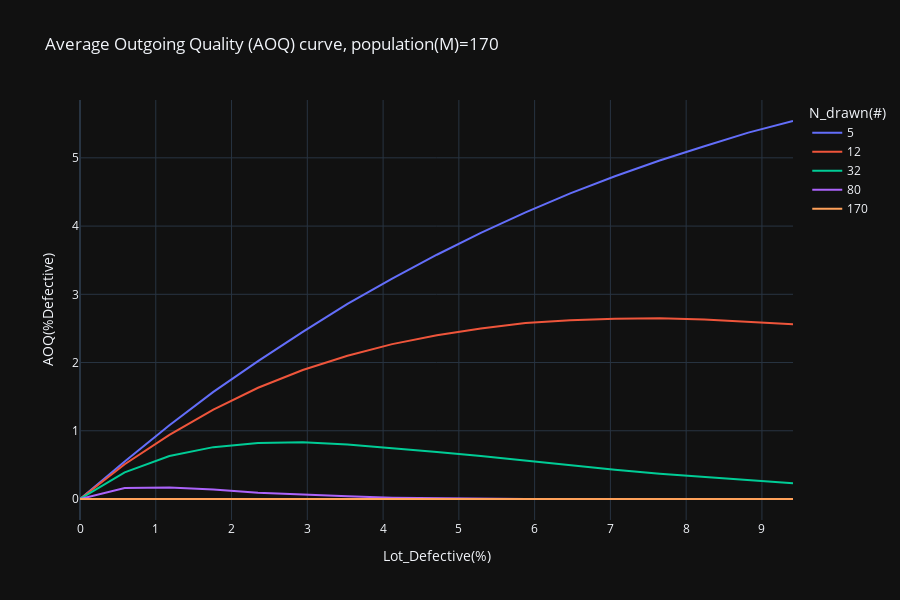

Source (notebook cell):
### Markdown cell above
AOQ curve

### Code cell
fig2 = px.line(df, x='Lot_Defective', y='AOQ', color='N_drawn',height=600
                ,title=f"Average Outgoing Quality (AOQ) curve, population(M)={M}"
                ,labels={
                    'Lot_Defective':'Lot_Defective(%)',
                    'AOQ':'AOQ(%Defective)',
                    'N_drawn':'N_drawn(#)'})
fig2.show()
# fig.write_html(f"AOQcurve_population{M}.html")

### Figure 1 — Plotly figure (JSON) as saved in the notebook; plotly's stock layout.template omitted (floating-point values rounded to 4 significant figures)
{"data": [{"hovertemplate": "N_drawn(#)=5<br>Lot_Defective(%)=%{x}<br>AOQ(%Defective)=%{y}<extra></extra>", "legendgroup": "5", "line": {"color": "#636efa", "dash": "solid"}, "marker": {"symbol": "circle"}, "mode": "lines", "name": "5", "orientation": "v", "showlegend": true, "type": "scatter", "x": [0, 0.59, 1.18, 1.76, 2.35, 2.94, 3.53, 4.12, 4.71, 5.29, 5.88, 6.47, 7.06, 7.65, 8.24, 8.82, 9.41], "xaxis": "x", "y": [0, 0.55, 1.08, 1.57, 2.02, 2.45, 2.86, 3.23, 3.58, 3.9, 4.2, 4.48, 4.73, 4.96, 5.17, 5.37, 5.54], "yaxis": "y"}, {"hovertemplate": "N_drawn(#)=12<br>Lot_Defective(%)=%{x}<br>AOQ(%Defective)=%{y}<extra></extra>", "legendgroup": "12", "line": {"color": "#EF553B", "dash": "solid"}, "marker": {"symbol": "circle"}, "mode": "lines", "name": "12", "orientation": "v", "showlegend": true, "type": "scatter", "x": [0, 0.59, 1.18, 1.76, 2.35, 2.94, 3.53, 4.12, 4.71, 5.29, 5.88, 6.47, 7.06, 7.65, 8.24, 8.82, 9.41], "xaxis": "x", "y": [0, 0.51, 0.94, 1.31, 1.63, 1.89, 2.1, 2.27, 2.4, 2.5, 2.58, 2.62, 2.64, 2.65, 2.63, 2.6, 2.56], "yaxis": "y"}, {"hovertemplate": "N_drawn(#)=32<br>Lot_Defective(%)=%{x}<br>AOQ(%Defective)=%{y}<extra></extra>", "legendgroup": "32", "line": {"color": "#00cc96", "dash": "solid"}, "marker": {"symbol": "circle"}, "mode": "lines", "name": "32", "orientation": "v", "showlegend": true, "type": "scatter", "x": [0, 0.59, 1.18, 1.76, 2.35, 2.94, 3.53, 4.12, 4.71, 5.29, 5.88, 6.47, 7.06, 7.65, 8.24, 8.82, 9.41], "xaxis": "x", "y": [0, 0.39, 0.63, 0.76, 0.82, 0.83, 0.8, 0.75, 0.69, 0.63, 0.56, 0.49, 0.43, 0.37, 0.32, 0.27, 0.23], "yaxis": "y"}, {"hovertemplate": "N_drawn(#)=80<br>Lot_Defective(%)=%{x}<br>AOQ(%Defective)=%{y}<extra></extra>", "legendgroup": "80", "line": {"color": "#ab63fa", "dash": "solid"}, "marker": {"symbol": "circle"}, "mode": "lines", "name": "80", "orientation": "v", "showlegend": true, "type": "scatter", "x": [0, 0.59, 1.18, 1.76, 2.35, 2.94, 3.53, 4.12, 4.71, 5.29, 5.88, 6.47, 7.06, 7.65, 8.24, 8.82, 9.41], "xaxis": "x", "y": [0, 0.16, 0.17, 0.14, 0.09, 0.06, 0.04, 0.02, 0.01, 0.01, 0, 0, 0, 0, 0, 0, 0], "yaxis": "y"}, {"hovertemplate": "N_drawn(#)=170<br>Lot_Defective(%)=%{x}<br>AOQ(%Defective)=%{y}<extra></extra>", "legendgroup": "170", "line": {"color": "#FFA15A", "dash": "solid"}, "marker": {"symbol": "circle"}, "mode": "lines", "name": "170", "orientation": "v", "showlegend": true, "type": "scatter", "x": [0, 0.59, 1.18, 1.76, 2.35, 2.94, 3.53, 4.12, 4.71, 5.29, 5.88, 6.47, 7.06, 7.65, 8.24, 8.82, 9.41], "xaxis": "x", "y": [0, 0, 0, 0, 0, 0, 0, 0, 0, 0, 0, 0, 0, 0, 0, 0, 0], "yaxis": "y"}], "layout": {"height": 600, "legend": {"title": {"text": "N_drawn(#)"}, "tracegroupgap": 0}, "title": {"text": "Average Outgoing Quality (AOQ) curve, population(M)=170"}, "xaxis": {"anchor": "y", "domain": [0, 1], "title": {"text": "Lot_Defective(%)"}}, "yaxis": {"anchor": "x", "domain": [0, 1], "title": {"text": "AOQ(%Defective)"}}}}
